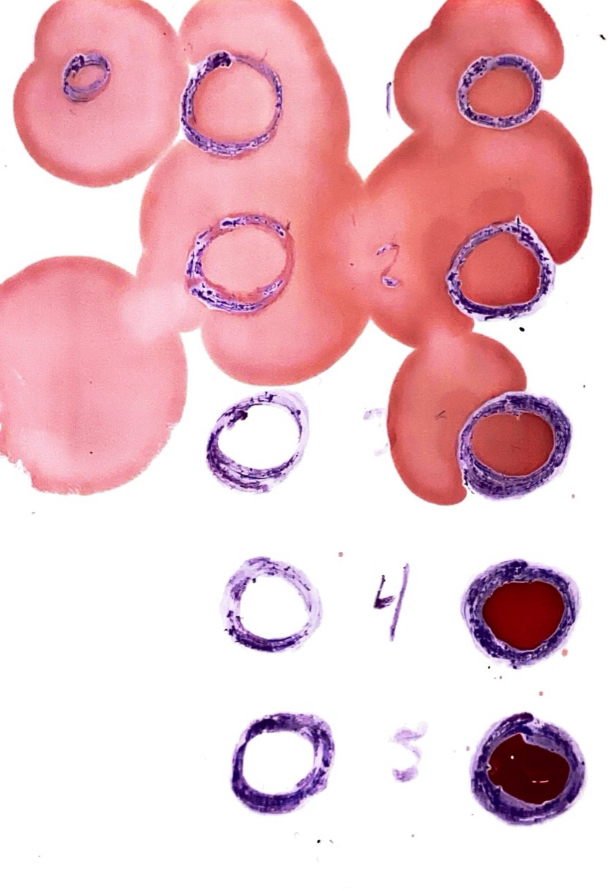
#> input picture test_images/lab_test1.jpeg, 616 x 891 px
$ python -i red_recognition.py   (imports and definitions only)
#> lines starting #> are read from the running program, lines starting #| are printed output that depends on the picture; after the words box and inside, x2 and y2 are one past the last pixel; in counts of white or black regions, pixels touching at a corner belong together
import numpy as np
import cv2


# DEFINES
RELATIVE_SCALE_FACTOR = 0.0006  # for text relative scale factor, A smaller value will produce smaller text, and vice versa
MIN_AREA_PRCENTAGE = 0.0015 # for minimum area threshold for intensity categorization


class RedRecognition:
    def __init__(self, image_path):
#> called with image_path = 'test_images/lab_test1.jpeg'
        self.image = cv2.imread(image_path)
#> self.image is the input picture: shape (891, 616, 3); mean B, G, R 203.6, 196.3, 234.9
        self.original_copy = self.image.copy()

    def apply_blur(self):
        self.blurred_image = cv2.GaussianBlur(self.image, (5, 5), 0)

    def convert_to_hsv(self):
        self.hsv_image = cv2.cvtColor(self.blurred_image, cv2.COLOR_BGR2HSV)
#> self.hsv_image: shape (891, 616, 3); mean H, S, V 63.4, 50.8, 236.5

    def create_red_masks(self):
        # Define the range for the first red region (0-7)
        red_lower1 = np.array([0, 50, 50], np.uint8)
        red_upper1 = np.array([7, 255, 255], np.uint8)
        red_mask1 = cv2.inRange(self.hsv_image, red_lower1, red_upper1)
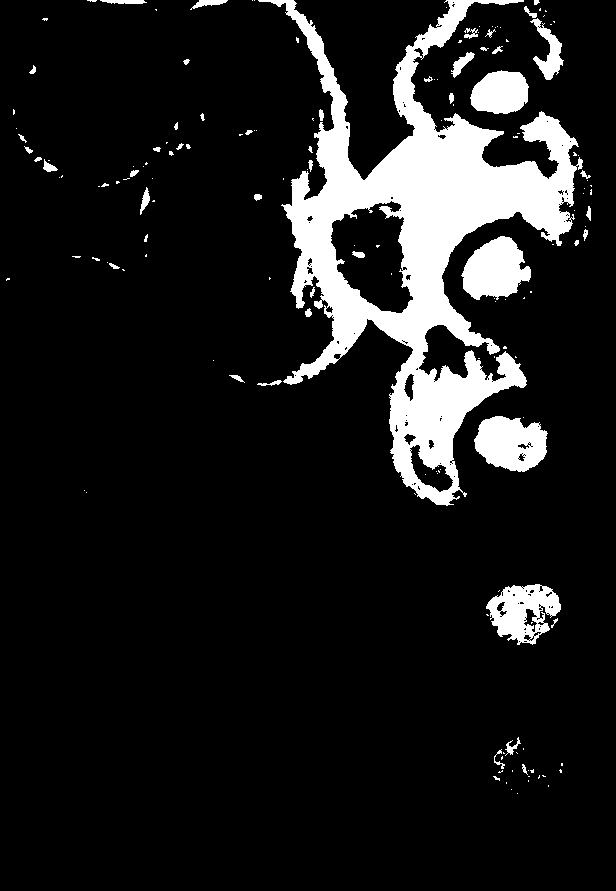
#> red_mask1: shape (891, 616); 11.4% white; 159 white regions (111 under 20 px), largest, box (x1, y1, x2, y2) and area: (258, 0, 583, 506) 48194, (461, 236, 531, 300) 3016, (474, 416, 548, 472) 3002

        # Define the range for the second red region (165-180)
        red_lower2 = np.array([165, 50, 50], np.uint8)
        red_upper2 = np.array([180, 255, 255], np.uint8)
        red_mask2 = cv2.inRange(self.hsv_image, red_lower2, red_upper2)
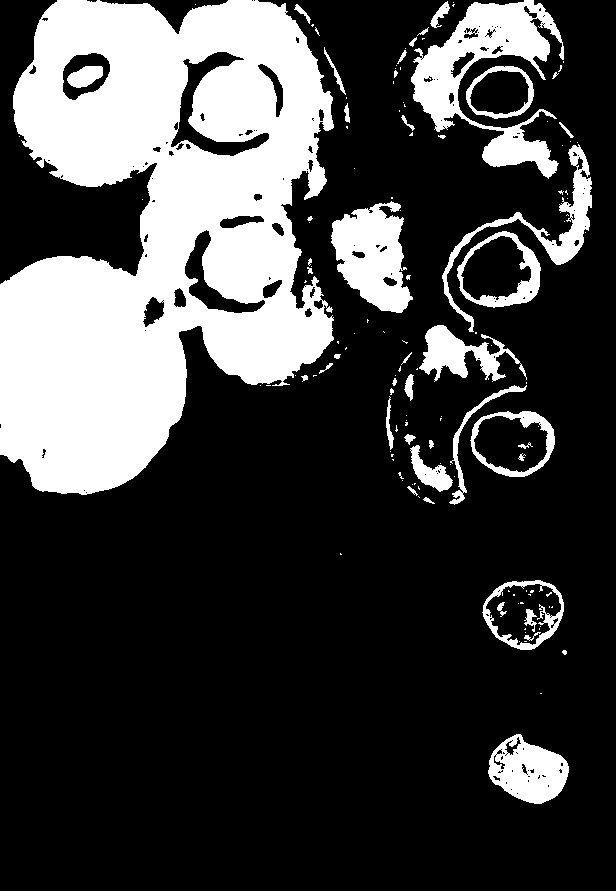
#> red_mask2: shape (891, 616); 25.9% white; 137 white regions (94 under 20 px), largest, box (x1, y1, x2, y2) and area: (0, 0, 334, 495) 107287, (411, 0, 564, 179) 10096, (331, 201, 413, 313) 5745

        # Combine the masks for the full range of red
        self.full_red_mask = cv2.bitwise_or(red_mask1, red_mask2)
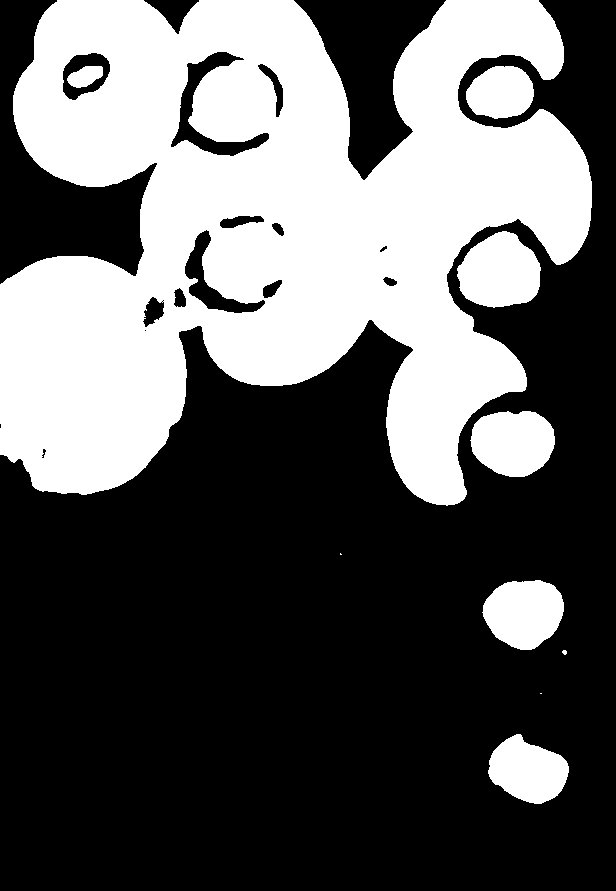
#> self.full_red_mask: shape (891, 616); 37.3% white; 10 white regions (3 under 20 px), largest, box (x1, y1, x2, y2) and area: (0, 0, 592, 506) 183789, (457, 231, 541, 308) 4806, (470, 411, 555, 477) 4426


    def dilate_masks(self):
        # Morphological Transform, Dilation
        # bitwise_and operator between image and mask determines
        # to detect only that particular color
        kernel = np.ones((5, 5), "uint8")

        # For red color
        self.full_red_mask = cv2.dilate(self.full_red_mask, kernel)
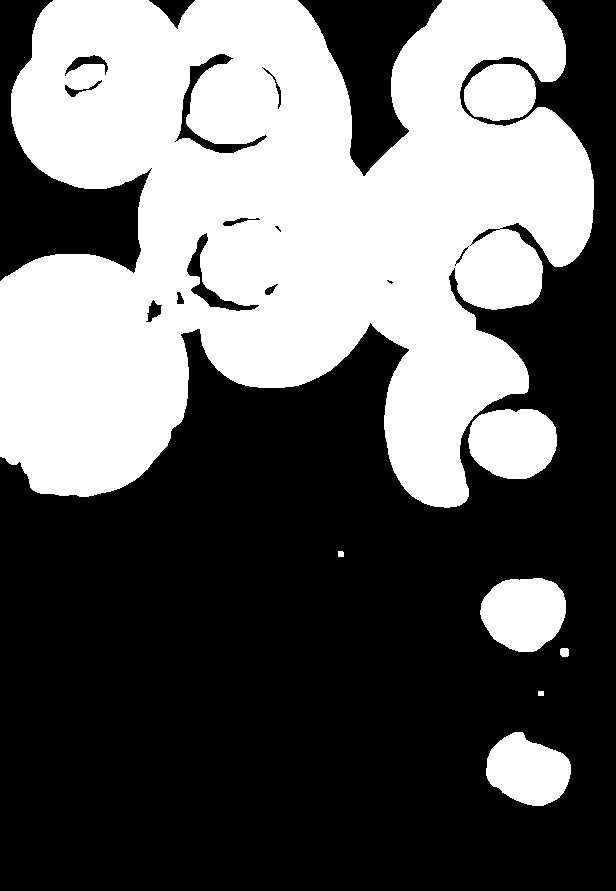
#> self.full_red_mask: shape (891, 616); 39.8% white; 8 white regions
        self.res_red = cv2.bitwise_and(self.image, self.image, mask = self.full_red_mask)
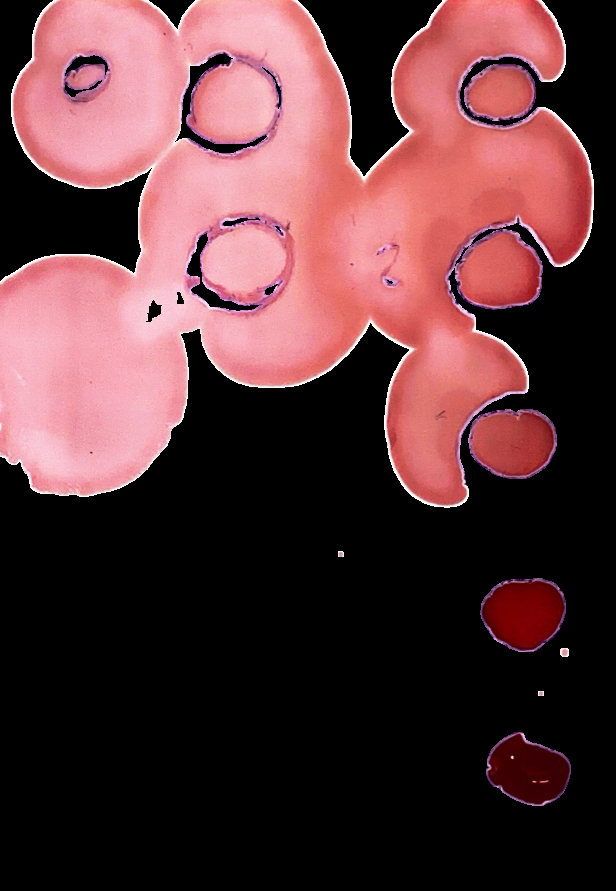
#> self.res_red: shape (891, 616, 3); mean B, G, R 56.4, 53.1, 89.2


    def find_and_categorize_contours(self):
        # Find contours in the red mask
        contours, _ = cv2.findContours(self.full_red_mask, cv2.RETR_EXTERNAL, cv2.CHAIN_APPROX_SIMPLE)
#> contours = 8 contours; box (x1, y1, x2, y2) and area: (0, 0, 594, 508) 202694, (468, 409, 557, 479) 4940, (480, 578, 566, 652) 4846, (486, 732, 571, 806) 4352, (464, 64, 536, 121) 3218, (560, 648, 569, 657) 60, (338, 551, 344, 557) 24, (538, 691, 544, 696) 20

        # Determine the minimum area threshold
        # This could be a fixed value or a percentage of the image area
        # For example, 0.5% of the image area:
        min_area_threshold = self.image.shape[0] * self.image.shape[1] * MIN_AREA_PRCENTAGE

        # Filter contours by area
        self.large_contours = [cnt for cnt in contours if cv2.contourArea(cnt) > min_area_threshold]
#> self.large_contours = 5 contours; box (x1, y1, x2, y2) and area: (0, 0, 594, 508) 202694, (468, 409, 557, 479) 4940, (480, 578, 566, 652) 4846, (486, 732, 571, 806) 4352, (464, 64, 536, 121) 3218

        # Initialize a list to store the categories of red
        self.red_categories = []
        self.mean_saturations = []

        self.contour_areas = []

        # Iterate through the contours and categorize each red region
        for contour in self.large_contours:

            # Create a mask for the current contour
            mask_roi = np.zeros_like(self.hsv_image)
            cv2.drawContours(mask_roi, [contour], -1, (255, 255, 255), thickness=cv2.FILLED)

            mean_saturation = np.mean(np.array(self.hsv_image[:, :, 1][mask_roi[:, :, 0] == 255], dtype=np.float32))

            category = self.saturation_categorize(mean_saturation)

            self.red_categories.append(category)
            self.mean_saturations.append(mean_saturation)

            self.add_text_to_image(contour, category)

            # Calculate and store the area of each contour and its category
            contour_area = cv2.contourArea(contour)
            category = self.saturation_categorize(mean_saturation)
            self.contour_areas.append((contour, contour_area, category))
#> this loop made 5 passes
#> (mean_saturation, cX in add_text_to_image, cY in add_text_to_image, contour_area) on passes 1 to 5: (226, 527, 770, 4352.5), (229.4, 523, 612, 4846.5), (158.3, 512, 442, 4940.5), (133.1, 500, 92, 3218.5), (102.2, 275, 227, 202694)
#> mask_roi: shape (891, 616, 3); mean H, S, V 94.9, 94.9, 94.9
#> after the loop, self.contour_areas = 5 items; self.mean_saturations = [226, 229.4, 158.3, 133.1, 102.2]; self.red_categories = ['High', 'High', 'Medium', 'Medium', 'Low']


    def add_text_to_image(self, contour, category):
        # Get the resolution of the image for scaling the font
        image_height, image_width = self.image.shape[:2]

        # Calculate the font scale based on image width
        font_scale = RELATIVE_SCALE_FACTOR * image_width

        # Define font color and thickness
        font_color = (0, 255, 0)  # Green color
        font_thickness = 1  # Adjust thickness as needed
        font = cv2.FONT_HERSHEY_SIMPLEX

        # Find the center of the contour to place the text
        M = cv2.moments(contour)
        if M["m00"] != 0:
            cX = int(M["m10"] / M["m00"])
            cY = int(M["m01"] / M["m00"])
        else:
            # If the moment "m00" is zero, avoid division by zero
            cX, cY = 0, 0

        # Use cv2.putText() to label the contour
        cv2.putText(self.image, category, (cX - 20, cY), font, font_scale, font_color, font_thickness)


    def saturation_categorize(self, saturation):
        # Categorize based on saturation threshold values
        if saturation >= 200:
            return "High"
        elif saturation >= 125:
            return "Medium"
        else:
            return "Low"


    def get_largest_contour_info(self):
        if not self.contour_areas:
            return None

        # Find the contour with the maximum area
        largest_contour, _, category = max(self.contour_areas, key=lambda x: x[1])
#> largest_contour = contour of 1297 points, box (x1, y1, x2, y2) (0, 0, 594, 508), area 202694; category = 'Low'

        return "test_antigen", category


    # [22 lines left out: function display_results, not called in this run]


    def run(self):
        self.apply_blur()
        self.convert_to_hsv()
        self.create_red_masks()
        self.dilate_masks()
        self.find_and_categorize_contours()
        # self.display_results() # only display results for testing purposes

        # Get and return the largest contour
        return self.get_largest_contour_info()


# [9 lines of commented-out code are left out]

>>> result = RedRecognition('test_images/lab_test1.jpeg').run()
#> result = ('test_antigen', 'Low')

$ run again, on test_images/lab_test2.jpeg
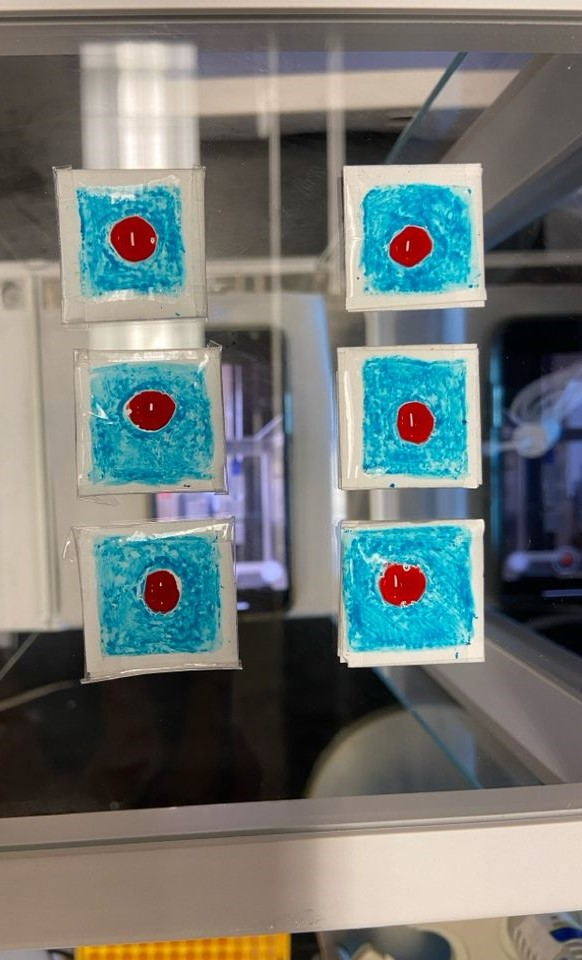
#> input picture test_images/lab_test2.jpeg, 582 x 960 px
#> in __init__, self.image is the input picture: shape (960, 582, 3); mean B, G, R 116.6, 119.4, 112
#> self.hsv_image: shape (960, 582, 3); mean H, S, V 46, 70.6, 133.3
#> in create_red_masks, `red_mask1 = cv2.inRange(self.hsv_image, red_lower1, red_upper1)`:
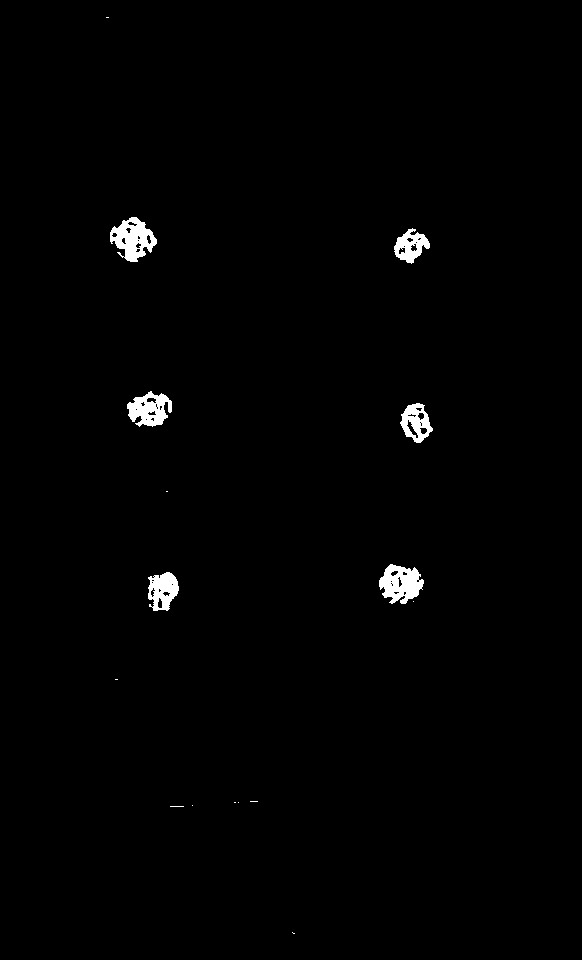
#> red_mask1: shape (960, 582); 1% white; 16 white regions (10 under 20 px), largest, box (x1, y1, x2, y2) and area: (110, 217, 157, 262) 1197, (379, 564, 424, 604) 1160, (127, 391, 172, 427) 995, (148, 572, 179, 611) 818, (400, 403, 433, 443) 728, (394, 228, 430, 264) 690
#> red_mask2: shape (960, 582); 0.51% white; 68 white regions (39 under 20 px), largest, box (x1, y1, x2, y2) and area: (389, 226, 433, 267) 502, (140, 393, 176, 430) 248, (397, 402, 419, 443) 224
#> in dilate_masks, `self.full_red_mask = cv2.dilate(self.full_red_mask, kernel)`:
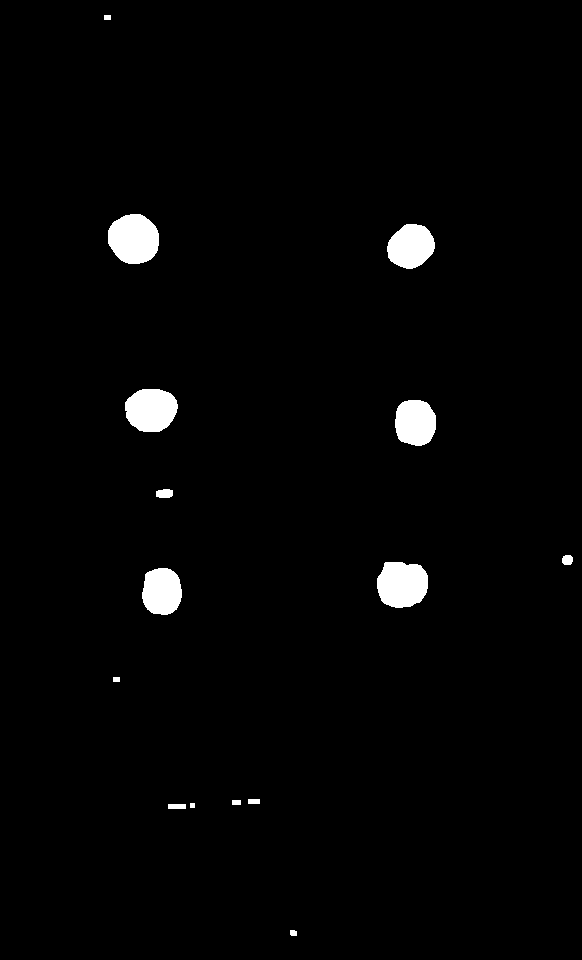
#> self.full_red_mask: shape (960, 582); 2% white; 15 white regions
#> contours = 15 contours, 1 with area under 20; largest, box (x1, y1, x2, y2) and area: (108, 214, 159, 264) 1957, (377, 562, 428, 608) 1861, (125, 389, 178, 432) 1752, (387, 224, 435, 269) 1560, (395, 400, 436, 446) 1498
#> self.large_contours = 6 contours; box (x1, y1, x2, y2) and area: (108, 214, 159, 264) 1957, (377, 562, 428, 608) 1861, (125, 389, 178, 432) 1752, (387, 224, 435, 269) 1560, (395, 400, 436, 446) 1498, (142, 568, 182, 615) 1468
#> the loop in find_and_categorize_contours, `for contour in self.large_contours:` made 6 passes
#> (mean_saturation, cX in add_text_to_image, cY in add_text_to_image, contour_area) on passes 1 to 6: (186.1, 161, 591, 1468), (189, 401, 584, 1861), (192.9, 414, 422, 1498), (192.3, 150, 409, 1752), (193.2, 410, 245, 1559.5), (191.6, 133, 238, 1957)
#> after the loop in find_and_categorize_contours, `for contour in self.large_contours:`: self.contour_areas = 6 items; self.mean_saturations = [186.1, 189, 192.9, 192.3, 193.2, 191.6]; self.red_categories = ['Medium', 'Medium', 'Medium', 'Medium', 'Medium', 'Medium']
#> in get_largest_contour_info, `largest_contour, _, category = max(self.contour_areas, key=lambda x: x..`: largest_contour = contour of 66 points, box (x1, y1, x2, y2) (108, 214, 159, 264), area 1957; category = 'Medium'
#> result = ('test_antigen', 'Medium')
